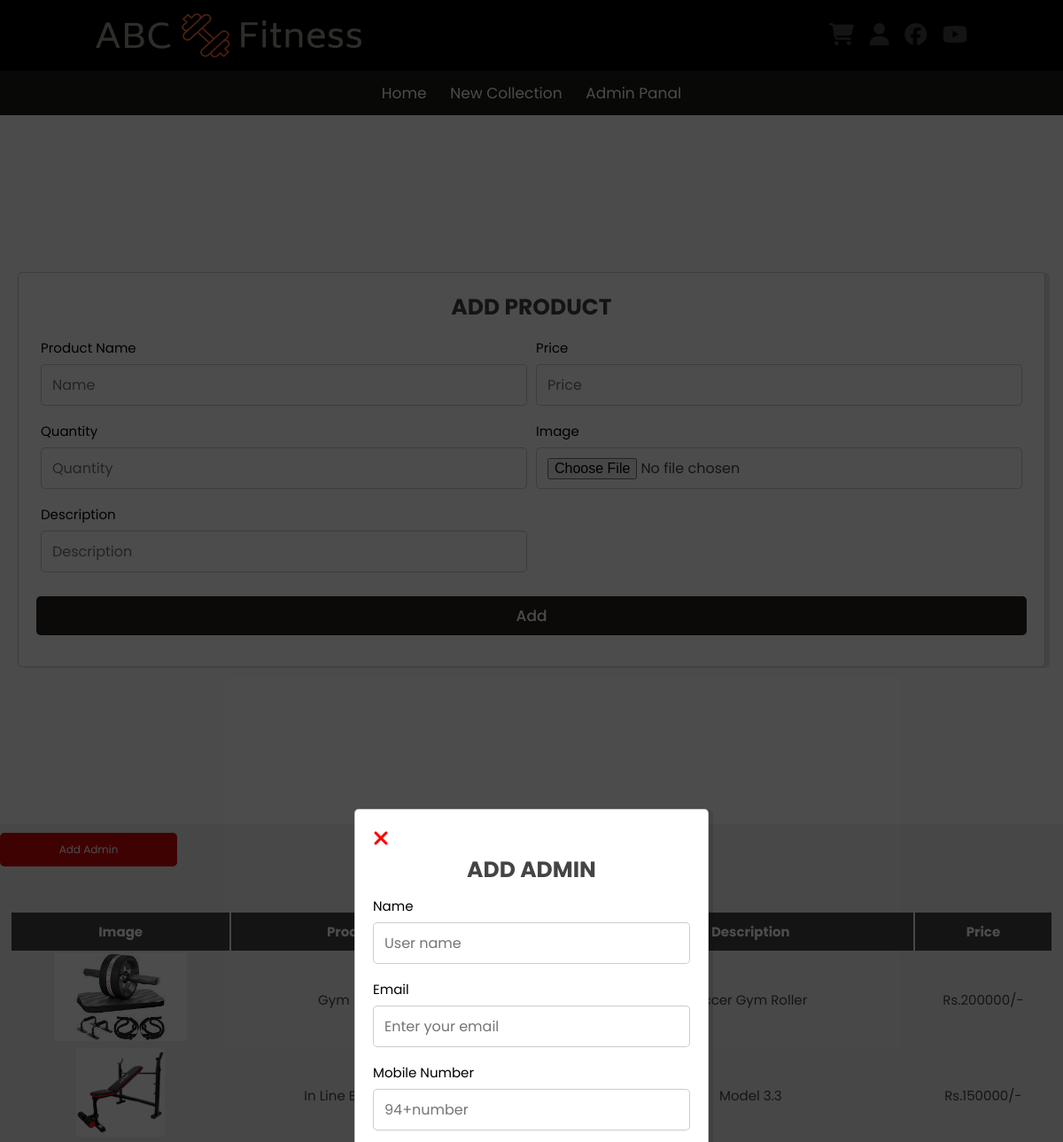
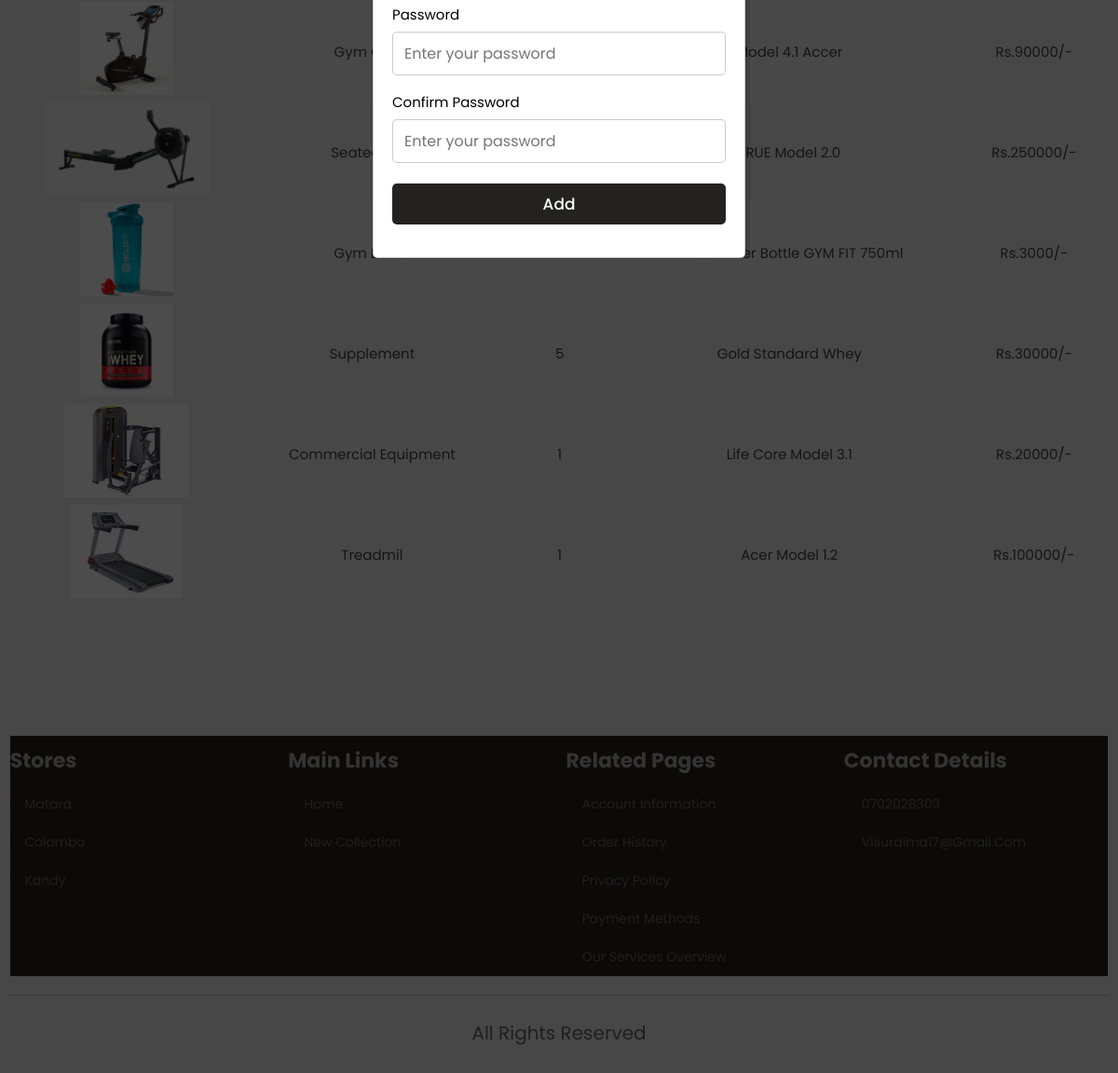
The app's page /admin.php?add_admin (signed in) with its own data (2 pictures, top to bottom).
### tables this page shows
CREATE TABLE `product_info` (
  `pId` int(100) NOT NULL,
  `pName` varchar(255) NOT NULL,
  `pPrice` int(255) NOT NULL,
  `pQuantity` int(255) NOT NULL,
  `pDescription` varchar(255) NOT NULL,
  `pImg` varchar(255) NOT NULL
);

### admin.php (the view, shortened to what this page needs)
<?php
     include 'config.php';
     if(isset($_SESSION['user_id'])){
        $id=$_SESSION['user_id'];
     }
?>
<!DOCTYPE html>
<html lang="en">
<head>
     <link rel="stylesheet" href="https://cdnjs.cloudflare.com/ajax/libs/font-awesome/6.4.2/css/all.min.css">
    <link rel="stylesheet" href="login_sign_style.css">
    <link rel="stylesheet" href="style.css">
    <link rel="stylesheet" href="https://cdn.jsdelivr.net/npm/swiper@10/swiper-bundle.min.css"/>
</head>
<body>
<header class="header">
<div class="header-1">
            <img src="logo-no-background.png" height="50px" width="300px">
            <div class="icons">
               <a href="#" id="shopping-cart"><i class="fa-solid fa-cart-shopping"></i></a>
               <a href="login.php" id="login-btn"><i class="fa-solid fa-user"></i></a>
               <a href="#" class="fa-brands fa-facebook"></a>
               <a href="#" class="fab fa-youtube"></a>
            </div>
        </div>
        <div class="header-2">
            <nav class="navbar">
                <a href="home_page.php">Home</a>
                <a href="home_page.php#arrivals">New Collection</a>
                <a href="admin.php">admin panal</a>
            </nav>
        </div>
    </header>
      <div class="product-container">
        <form action="" method="POST" enctype="multipart/form-data">
            <h3>add product</h3>
      <div class="indiv">
      <span>product name</span>
            <input type="text" name="name" class="box" placeholder="Name" id="" required>
            <span>quantity</span>
            <input type="number" name="quantity" class="box" placeholder="Quantity" id="" required>
            <span>description</span>
            <input type="text" name="description" class="box" placeholder="Description" id="" required>
      </div>
      <div class="indiv">
      <span>price</span>
            <input type="number" min="0" name="price" class="box" placeholder="Price" id="" required>
      <span>image</span>
            <input type="file" name="p_image" accept="image/png, image/jpg, image/jpeg" class="box" required>
      </div>
      <input type="submit" name="submit" value="Add" class="btn" >
        </form>
    </div>
    <?php
     $knowing=mysqli_query($conn,"SELECT *FROM user_info WHERE uId='$id'");
     $look=mysqli_fetch_assoc($knowing);
     $ke=$look['email'];
     $kp=$look['epassword'];
    $check_super=mysqli_query($conn,"SELECT *FROM super_admin WHERE email='$ke' and password='$kp'");
     if(mysqli_num_rows($check_super)>0){
      echo '    <a style ="width: 200px;"  href="admin.php?add_admin"   class="option-btn-admin" > Add admin</a>';
    }
    ?>
<section class="display-product-table" style="margin-bottom: 40px;">
<table>
   <thead>
      <th>image</th>
      <th>product</th>
      <th>quantity</th>
      <th>description</th>
      <th>price</th>
   </thead>
   <tbody>
      <?php
          $select_products = mysqli_query($conn, "SELECT * FROM `product_info` ORDER BY pID desc");
         if(mysqli_num_rows($select_products) > 0){
            while($row = mysqli_fetch_assoc($select_products)){
      ?>
      <tr>
        <?php
        echo '<td><img src="items/'.$row['pImg'].'" height="100" alt=""></td>';
        ?>
         <td><?php echo $row['pName']; ?></td>
         <td><?php echo $row['pQuantity']; ?></td>
         <td><?php echo $row['pDescription']; ?></td>
         <td>Rs.<?php echo $row['pPrice']; ?>/-</td>
      </tr>
      <?php
         };
         }
         else{
            echo "<div class='empty'>no product added</div>";
         };
      ?>
   </tbody>
</table>
</section>
    <?php
    if(isset($_GET['add_admin'])){
       echo '<div class="add-form-container">
       <div id="" class="signdiv"></div>
       <form action="" method="POST" enctype="multipart/form-data">
       <a href="admin.php"  class="icon-eye fas fa-times"></a>
           <h3>Add Admin</h3>';
         echo '
         <span>Name</span>
         <input type="text" name="aname" class="box" placeholder="User name" id="" required>
         <span>Email</span>
         <input type="email" name="aemail" class="box" placeholder="Enter your email" id="" required>
         <span>Mobile Number</span>
         <input type="number" name="anum" class="box" placeholder="94+number" id="" required>
         <span>Password</span>
         <input type="password" name="apassword" class="box" placeholder="Enter your password" id="" required>
         <span>Confirm Password</span>
         <input type="password" name="acpassword" class="box" placeholder="Enter your password" id="" required>
         <input type="submit" name="add_admin" value="add" class="btn" >
     </form>
 </div>';
    }
    ?>
    <?php  include 'footer.php'; ?>
</body>
</html>

### login_sign_style.css (style rules this page uses)
:root { --green:#666; --dark-color: #444; --black: #444; --light-color: #666; --border: .1rem solid rgba(0,0,0,0.2); --border-hover: .1rem var(var(--black)); --box-shadow: .5rem .1rem rgba(0,0,0,0.1); --blue:#2980b9; --red:tomato; --orange:orange; --white:#fff; --bg-color:#eee; --dark-bg:rgba(0,0,0,.7); --box-shadow:0 .5rem 1rem rgba(0,0,0,.1); --bordert:.1rem solid #999; }
* { font-family: 'Poppins', sans-serif; margin: 0; padding: 0; box-sizing: border-box; outline: none; border: none; text-decoration: none; text-transform: capitalize; transition: all .2s linear; transition: width none; }
html { font-size: 62.5%; overflow-x: hidden; scroll-behavior: smooth; scroll-padding-top: 5rem; }
.btn { margin-top: 1rem; display: inline-block; padding: .9rem 3rem; border-radius: .5rem; color: #fff; background: var(--green); font-size: 1.7rem; font-weight: 500; cursor: pointer; }
.product-container { display: flex; align-items: center; justify-content:space-between; background: rgba(255,255, 255, 0.9); top: 60px; right: -105%; height: 100%; width: 100%; }
.indiv { width: 50%; float: left; padding: 5px; }
.product-container form { background: #fff; border: var(--border); width: 100%; padding: 2rem; box-shadow: var(--box-shadow); border-radius: .5rem; margin: 2rem; }
.product-container form h3 { font-size: 2.5rem; text-transform: uppercase; color: var(--black); text-align: center; }
.product-container form span { display: flex; font-size: 1.5rem; padding-top: 1rem; }
.product-container form .box { width:100%; margin: .7rem 0; font-size: 1.6rem; border: var(--border); border-radius: 0.5rem; padding: 1rem 1.2rem; color: var(--black); text-transform: none; }
.product-container form .btn { text-align: center; width: 100%; margin: 1.5rem 0; }
.display-product-table table { width: 100%; text-align: center; }
.display-product-table table thead th { padding:1rem; font-size: 1.5rem; background-color: var(--black); color:var(--white); }
.display-product-table table td { padding:1rem; font-size: 1.5rem; color:var(--black); }
.display-product-table table td:first-child { padding:0; }
.display-product-table table tr:nth-child(even) { background-color: var(--bg-color); }
.option-btn-admin, .option-btn i, .delete-btn i { padding-right: .5rem; }
.option-btn-admin { display: block; width: 100%; text-align: center; color:var(--white); font-size: 1.2rem; padding:1rem 2rem; border-radius: .5rem; cursor: pointer; margin-top: 1rem; background-color:rgb(212, 7, 7); }
.add-form-container { display:none; position: fixed; align-items: center; justify-content: center; background:var(--dark-bg); top: 0px; height: 100%; width:100%; margin: auto; }
.add-form-container form { background: #fff; border: var(--border); width: 40rem; padding: 2rem; box-shadow: var(--box-shadow); border-radius: .5rem; margin: 2rem; }
.add-form-container form h3 { font-size: 2.5rem; text-transform: uppercase; color: var(--black); text-align: center; }
.add-form-container form span { display: block; font-size: 1.5rem; padding-top: 1rem; }
.add-form-container form .box { width: 100%; margin: .7rem 0; font-size: 1.6rem; border: var(--border); border-radius: 0.5rem; padding: 1rem 1.2rem; color: var(--black); text-transform: none; }
.add-form-container form .btn { text-align: center; width: 100%; margin: 1.5rem 0; }

### style.css (style rules this page uses)
:root { --red : #c8362e; --dark-color: #565ad4; --black: #444; --light-color: #666; --green:#24221f; --darkgrey:#1c1b18; --white:white; --border: .1rem solid rgba(0,0,0,0.2); --border-hover: .1rem var(var(--black)); --box-shadow: .5rem .1rem rgba(0,0,0,0.1); --dark-bg:rgba(0,0,0,.7); }
* { font-family: 'Poppins', sans-serif; margin: 0; padding: 0; box-sizing: border-box; outline: none; border: none; text-decoration: none; text-transform: capitalize; transition: all .2s linear; transition: width none; }
body { background-color:#f0f0f0; }
html { font-size: 62.5%; overflow-x: hidden; scroll-behavior: smooth; scroll-padding-top: 5rem; }
section { padding: 5rem .9%; }
.header .header-1 { background: black; padding: 1.5rem 9%; display: flex; align-items: center; justify-content: space-between; }
.header .header-1 .icons div, .header .header-1 .icons a { font-size:2.5rem; margin-left: 1.5rem; color: var(--black); cursor: pointer; }
.header .header-2 { background: var(--darkgrey); }
.header .header-2 .navbar { text-align: center; }
.header .header-2 .navbar a { color: #fff; display: inline-block; padding: 1.2rem; font-size: 1.7rem; }
body, html { height: 100%; }

### records on screen
product_info: pImg (picture), pName "Gym…", pDescription "Accer Gym Roller", pPrice "200000"
product_info: pImg (picture), pName "In Line…", pDescription "Model 3.3", pPrice "150000"
product_info: pImg (picture), pName "Gym…", pDescription "Model 4.1 Accer", pPrice "90000"
product_info: pImg (picture), pName "Seated…", pDescription "TRUE Model 2.0", pPrice "250000"
product_info: pImg (picture), pName "Gym…", pDescription "Atlas Water Bottle GYM FIT 750ml", pPrice "3000"
product_info: pImg (picture), pName "Supplement", pQuantity "5", pDescription "Gold Standard Whey", pPrice "30000"
product_info: pImg (picture), pName "Commercial Equipment", pQuantity "1", pDescription "Life Core Model 3.1", pPrice "20000"
product_info: pImg (picture), pName "Treadmil", pQuantity "1", pDescription "Acer Model 1.2", pPrice "100000"
